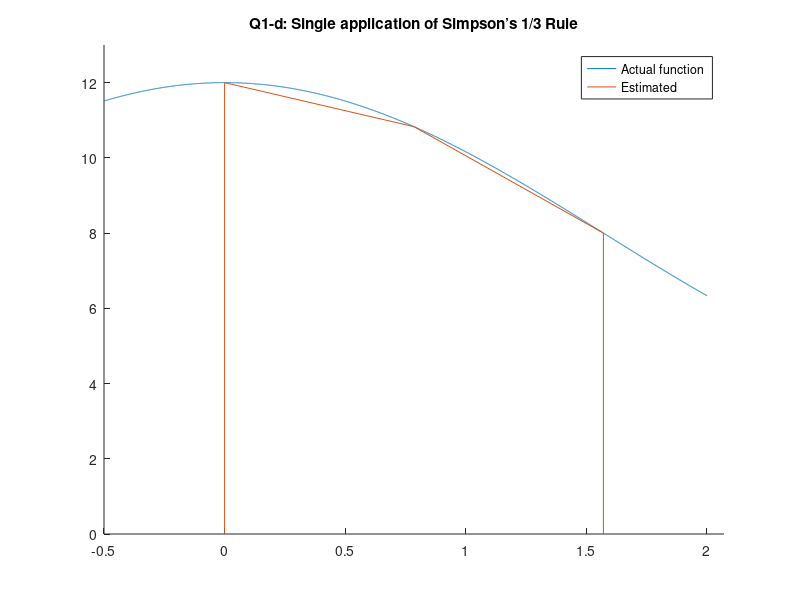

Write the MATLAB code that produced this figure.
clear
close all
format long

% The given function
func = @(x) 8 + 4.*cos(x);
lower_bound = 0;
upper_bound = pi / 2;
actual = 8 * (upper_bound - lower_bound) + 4 * (sin(upper_bound) - sin(lower_bound));

n = 2;
step_size = (upper_bound + lower_bound) / n;
x_step = lower_bound: step_size: upper_bound;

% Simpson's 1/3 Rule
estimated = step_size / 3 * (func(x_step(1)) + 4 * func(x_step(2)) + func(x_step(3)))
% The error
error_value = abs(estimated - actual) / actual;

% Print out the information
fprintf('Q1-d: Single application of Simpson’s 1/3 Ruled\n');
fprintf('Estimated Value: %.10f\n', estimated);
fprintf('Actual Value:    %.10f\n', actual);
fprintf('Percent Error:   %.5f%%\n', error_value * 100);

% Plot the figure
hold on;
x = -0.5: 0.001: 2;
plot(x, func(x));
plot([lower_bound x_step upper_bound] , [0 func(x_step) 0]);
xlim([lower_bound-0.5 upper_bound+0.5]);
ylim([0 13])
title('Q1-d: Single application of Simpson’s 1/3 Rule')
legend("Actual function", "Estimated");